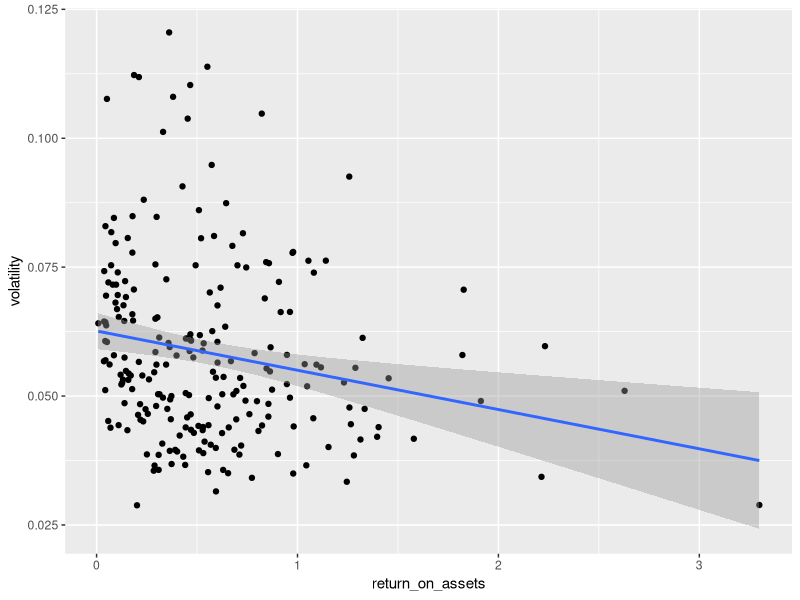
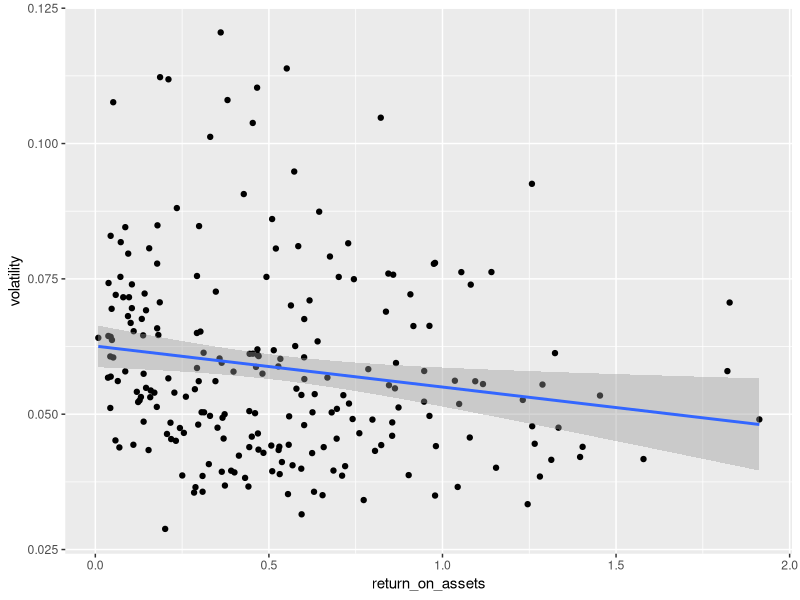
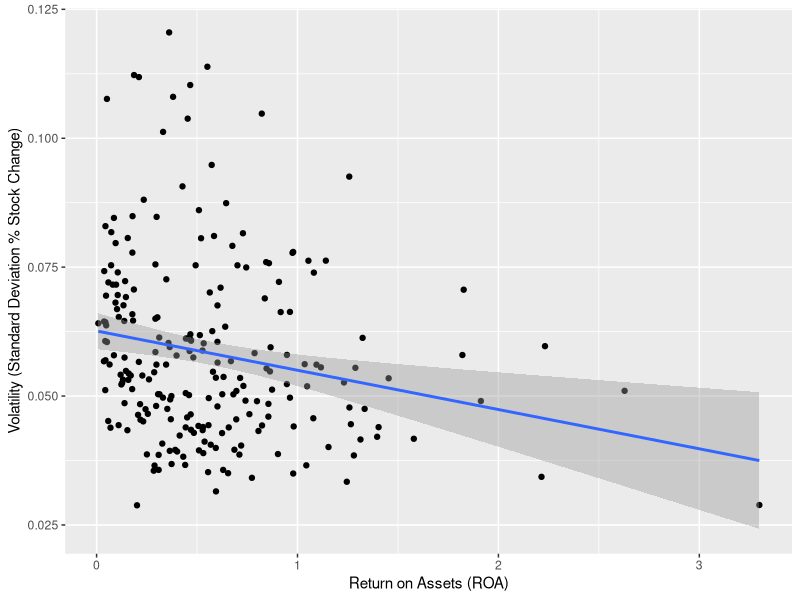

Here is the R script that generated these plots, in order:
library(readr)
library(tidyverse)
#rm(list=ls())

df_fin <- read_csv("2_output_data/dp_financial_ratios_vol.csv")

##filter out any NA financial ratios, this was generally caused by lack of standarnization in naming each measure in the financial statement. This would require heavy and intenstive data validation into each financial statement and how it maps to the sec data. 
df_fin <- df_fin %>%
  drop_na() %>%
  filter_all(all_vars(!is.infinite(.)))


###run init regression model
fit <- lm(volatility ~ return_on_assets + net_profit_margin + leverage, data = df_fin)


###Outliers
#Remvove outliers based on cook distance 
df_fin_mod <- df_fin[!as.numeric(cooks.distance(fit) >= 4/length(df_fin$cik)),]


###run regression model v2 (remove profit margin and leverage since insigificant)
fit <- lm(volatility ~ return_on_assets, data = df_fin_mod)
ggplot(data = df_fin_mod, aes(x=return_on_assets, y=volatility)) + geom_point() + geom_smooth(method = 'lm')
summary(fit)


###run regression model v3 (high levefrage points can be making model return on assets signficant)
df_fin_mod_remove_hl <- df_fin_mod %>%
  filter(return_on_assets < 2)
fit <- lm(volatility ~ return_on_assets, data = df_fin_mod_remove_hl)
summary(fit)
ggplot(data = df_fin_mod_remove_hl, aes(x=return_on_assets, y=volatility)) + geom_point() + geom_smooth(method = 'lm')


###run final regression model (high leverage point did not make the return_on_assets model insigficant anymore, so it is kept in final regression model)
fit <- lm(volatility ~ return_on_assets, data = df_fin_mod)
summary(fit)
ggplot(data = df_fin_mod, aes(x=return_on_assets, y=volatility)) + geom_point() + geom_smooth(method = 'lm')  + xlab('Return on Assets (ROA)') + ylab ('Volatility (Standard Deviation % Stock Change)')


        